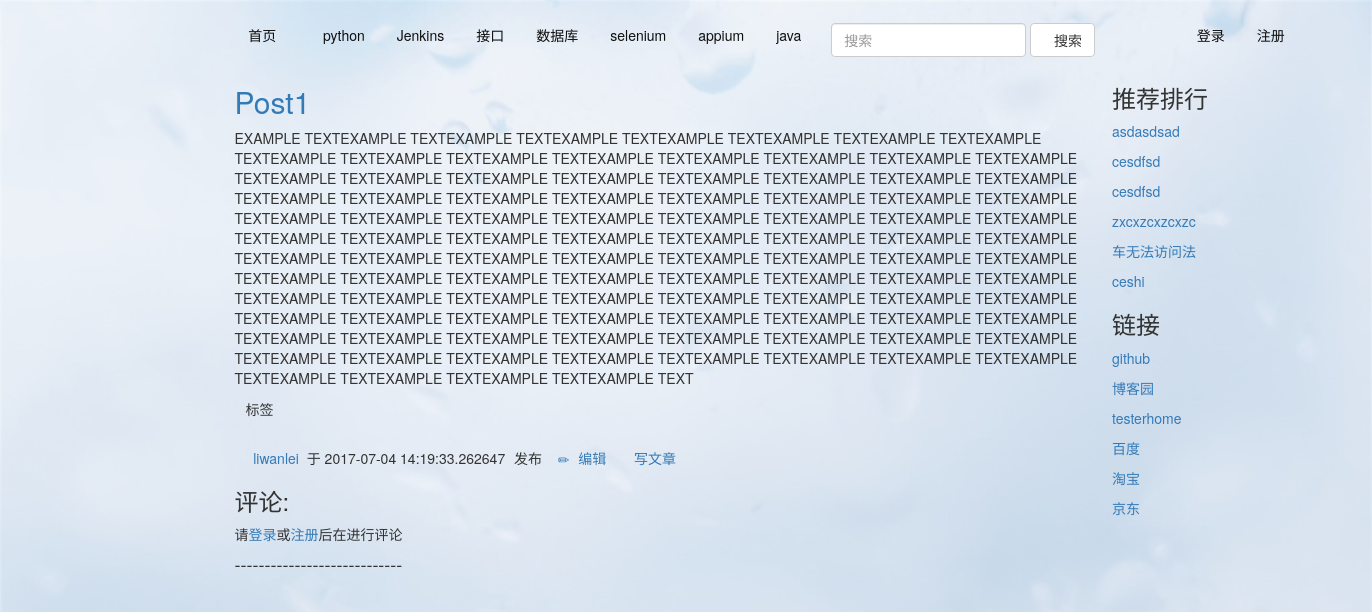
Screenshot of /post/2 with the database file from the repository.
### app/models.py (models this page shows, shortened)
class Classifa(db.Model):
    __tablename__='fenlei'
    id=db.Column(db.Integer(),primary_key=True)
    name=db.Column(db.String(64))

class Post(db.Model):
    __tablename__='posts'
    id=db.Column(db.Integer(),primary_key=True,autoincrement=True)
    title=db.Column(db.String(255),unique=False)
    text=db.Column(db.Text())
    publish_date=db.Column(db.DateTime(),default=datetime.datetime.now())
    user_id=db.Column(db.Integer(),db.ForeignKey('users.id'))
    is_recomment=db.Column(db.Boolean(),default=False)
    comments = db.relationship(
        'Comment',
        backref='posts',
        lazy='dynamic')
    tag = db.relationship(
        'Tag',
        secondary=posts_tags,
        backref=db.backref('posts', lazy='dynamic')
    )
    classname=db.relationship('Classifa',
    	secondary=post_class,
    	backref=db.backref('posts'))

class User(db.Model):
    __tablename__='users'
    id=db.Column(db.Integer(),primary_key=True,autoincrement=True)
    username=db.Column(db.String(64),unique=True,index=True)
    name=db.Column(db.String(64),default=username,nullable=True)
    password=db.Column(db.String(64),unique=True)
    user_regest_date = db.Column(db.DateTime(), default=datetime.datetime.now())
    user_email=db.Column(db.String(64),nullable=True)
    user_qq=db.Column(db.Integer(),nullable=True,unique=True)
    last_time_login=db.Column(db.DateTime(),default=datetime.datetime.now())
    user_image=db.Column(db.String(252),nullable=True)
    user_token=db.Column(db.String(580),nullable=True)
    posts = db.relationship(
        'Post',
        backref='users',
        lazy='dynamic')
    followed = db.relationship('User',
                               secondary=followers,
                               primaryjoin=(followers.c.follower_id == id),
                               secondaryjoin=(followers.c.followed_id == id),
                               backref=db.backref('followers', lazy='dynamic'),
                               lazy='dynamic')
    comment = db.relationship(
        'Comment',
        backref='users',
        lazy='dynamic')

class Link(db.Model):
    __tablename__='links'
    id = db.Column(db.Integer(), primary_key=True)
    name = db.Column(db.String(255))
    url = db.Column(db.String(255))

### app/views.py (the view, shortened to what this page needs)
@app.route('/post/<string:post_id>',methods=['GET','POST'])
def post(post_id):
  fenleis=db.session.query(Classifa).all()
  post=Post.query.filter_by(id=post_id).first()
  user=User.query.filter_by(id=Post.user_id).first()
  link,tuijian_post,fenlei=get_tui_link()
  comment=Comment.query.filter_by(post_id=post.id).all()
  form=CommentFrom()
  return render_template('post.html',post=post,user=user,fenleis=fenleis,
    form=form,link=link,comments=reversed(comment),tuijian_post=tuijian_post)

### app/form_app.py
class CommentFrom(Form):
	text=TextAreaField(u'评论',validators=[validators.length(min=1,message=u'请输入评论内容'),validators.DataRequired()],render_kw={'placeholder':u'请输入评论内容'})

### app/views.py (called while the page is built)
def get_tui_link():
  link=db.session.query(Link).all()
  fenlei=db.session.query(Classifa).all()
  tuijian_post=Post.query.filter_by(is_recomment=True).all()
  return link,tuijian_post,fenlei

### app/templates/post.html (shortened to what this page needs)
{%extends 'base.html'%}
 {%block nav%}
 {%for nav in fenleis%}
 <li >
<a href="{{url_for ('fenlei',fenlei_name=nav.name)}}" style="color: #0f0f0f">{{nav.name}}</a>
        </li>
{%endfor%}
{%endblock%}
{% block body%}
<h2><a href=""> {{post.title}}</a></h2>
<p>{{post.text|safe}}</p>
    <span class="glyphicon glyphicon-tag">标签</span>
    <p>&nbsp;</p>
<p>
 <span class="glyphicon glyphicon-user"></span>&nbsp;&nbsp;<a href="{{url_for('user',username=user.username)}}">{{user.username}}</a>
<span  style="margin: 0 5px 0 0;">&nbsp;于&nbsp;{{post.publish_date}}&nbsp;</span>发布
&nbsp;&nbsp;
<a href='{{ url_for('edit',post_id=post.id) }}'><span  style="margin: 0 5px 0 0;" class="glyphicon glyphicon-pencil"></span>&nbsp;编辑</a>&nbsp;
<a href='{{url_for('new_post')}}'><span  style="margin: 0 5px 0 0;" class="glyphicon glyphicon-edit"></span>&nbsp;写文章</a>
</p>
<h3>评论:</h3>
  {% if session.username %}
  <form method="POST" action="{{ url_for('post', post_id=post.id)
    }}">
    {{ form.hidden_tag() }}
    <p>  作者:
      <a href="{{ url_for('center_person') }}">{{ session.username }}</a>
    </p>
    <p class="form-group">
      {{ form.text.label }}
      {% if form.text.errors %}
        {% for e in form.text.errors %}
          <p class="help-block">{{ e }}</p>
        {% endfor %}
      {% endif %}
      {{ form.text(class_='tex' ,id='newName')|safe }}
    </p>
    <input class="btn btn-primary" type="submit" value="评论" >
    {% with messages = get_flashed_messages() %}
  {% if messages %}
    <p class=flashes style="color:#F00">
    {% for message in messages %}
      <p style="color:#F00">{{ message }}</p>
    {% endfor %}
    </p>
  {% endif %}
{% endwith %}
  </form>
  {% else %}
   请<a href="{{ url_for('login') }}">登录</a>或<a href="{{url_for('reg')}}">注册</a>后在进行评论
  {% endif %}
      <h4>----------------------------</h4>
{%endblock%}
{% block tuijian %}
    {%for tui in tuijian_post%}
    <p><a href='{{url_for('post',post_id=tui.id)}}'>{{tui.title}}</a></P>
    {%endfor%}
        {% endblock %}
{%block link%}
{%for link1 in link%}
<p><a href='{{link1.url}}'>{{link1.name}}</a></P>
{%endfor%}
{% endblock %}

### rows the page displays
Classifa: name "python"
Classifa: name "Jenkins"
Classifa: name "接口"
Classifa: name "数据库"
Classifa: name "selenium"
Classifa: name "appium"
Classifa: name "java"
Post: title "Post1", text "EXAMPLE TEXTEXAMPLE TEXTEXAMPLE TEXTEXAMPLE TEXTEXAMPLE TEXTEXAMPLE TEXTEXAMPLE TEXTEXAMPLE TEXTEXAMPLE TEXTEXAMPLE TEXTEXAMPLE TEXTEXAMPLE TEXTEXAMPLE TEXTEXAMPLE TEXTEXAMPLE TEXTEXAMPLE TEXTEXAMPLE TEXTEXAMPLE TEXTEXAMPLE TEXTEXAMPLE TEXTEXAMPLE TEXTEXAMPLE TEXTEXAMPLE TEXTEXAMPLE TEXTEXAMPLE TEXTEXAMPLE TEXTEXAMPLE TEXTEXAMPLE TEXTEXAMPLE TEXTEXAMPLE TEXTEXAMPLE TEXTEXAMPLE TEXTEXAMPLE TEXTEXAMPLE TEXTEXAMPLE TEXTEXAMPLE TEXTEXAMPLE TEXTEXAMPLE TEXTEXAMPLE TEXTEXAMPLE TEXTEXAMPLE TEXTEXAMPLE TEXTEXAMPLE TEXTEXAMPLE TEXTEXAMPLE TEXTEXAMPLE TEXTEXAMPLE TEXTEXAMPLE TEXTEXAMPLE TEXTEXAMPLE TEXTEXAMPLE TEXTEXAMPLE TEXTEXAMPLE TEXTEXAMPLE TEXTEXAMPLE TEXTEXAMPLE TEXTEXAMPLE TEXTEXAMPLE…", publish_date "2017-07-04 14:19:33.262647"
User: username "liwanlei"
Post: title "asdasdsad"
Post: title "cesdfsd"
Post: title "cesdfsd"
Post: title "zxcxzcxzcxzc"
Post: title "车无法访问法"
Post: title "ceshi"
Link: name "github"
Link: name "博客园"
Link: name "testerhome"
Link: name "百度"
Link: name "淘宝"
Link: name "京东"
